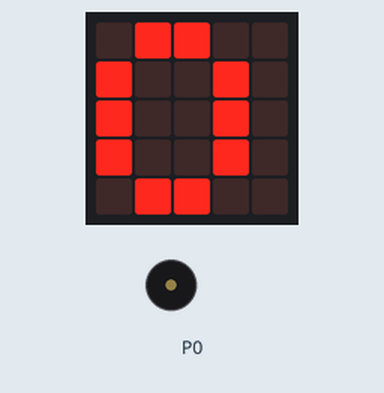
Bench run of a program on a simulated BBC micro:bit (MakeCode). On the bench: the board's 5×5 LED display, buzzer (waves = sounding). The 48×5 strip is a reading aid, not a part: it shows the text the display is scrolling, unrolled, one strip-width of it at a time.

Above: at 0.1 s.
At 15.1 s:
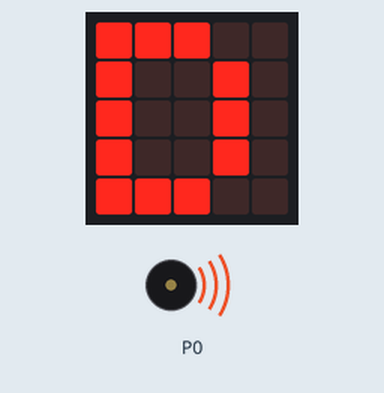
At 21.4 s:
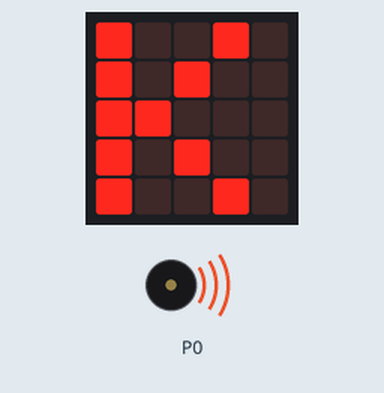
At 27.7 s:
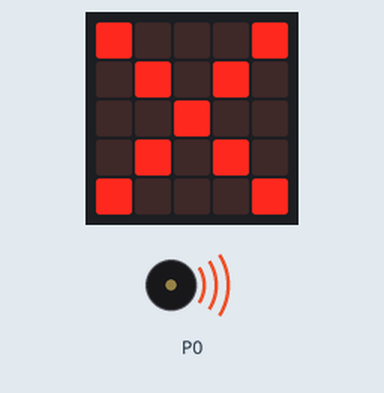
Timing chart, 0 to 40.0 s (numbered marks = the images above):
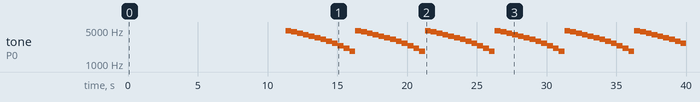

The program:

main.ts
```typescript
basic.forever(function () {
    basic.showNumber(0)
    basic.pause(100)
    basic.showNumber(1)
    basic.pause(100)
    basic.showNumber(2)
    basic.pause(100)
    basic.showNumber(3)
    basic.pause(100)
    basic.showNumber(4)
    basic.pause(100)
    basic.showNumber(5)
    basic.pause(100)
    basic.showNumber(6)
    basic.pause(100)
    basic.showNumber(7)
    basic.pause(100)
    basic.showNumber(8)
    basic.pause(100)
    basic.showNumber(9)
    basic.pause(100)
    basic.showNumber(10)
    basic.pause(100)
    music.play(music.createSoundExpression(WaveShape.Sine, 5000, 1681, 255, 255, 5000, SoundExpressionEffect.None, InterpolationCurve.Linear), music.PlaybackMode.LoopingInBackground)
    basic.showLeds(`
        . # # # .
        . . # . .
        # . # . .
        # # # . .
        . . . . .
        `)
    basic.pause(100)
    basic.showLeds(`
        . # # # .
        . . # . .
        . . # . .
        . . # . .
        . # # # .
        `)
    basic.pause(100)
    basic.showLeds(`
        . # . # .
        # . # . #
        # . . . #
        # . . . #
        # . . . #
        `)
    basic.pause(100)
    basic.showLeds(`
        # # # . .
        # # . . .
        # # # . .
        # . # . .
        # # # . .
        `)
    basic.pause(100)
    basic.showLeds(`
        # . . . #
        # # . . #
        # . # . #
        # . . # #
        # . . . #
        `)
    basic.pause(100)
    basic.showLeds(`
        . . # . .
        . # . # .
        # # # # #
        # . . . #
        # . . . #
        `)
    basic.pause(100)
    basic.showIcon(IconNames.No)
    basic.pause(100)
    basic.showLeds(`
        # # # . .
        # . . # .
        # . . # .
        # . . # .
        # # # . .
        `)
    basic.pause(500)
    basic.showLeds(`
        # # # . .
        # . . # .
        # . . # .
        # # # # .
        # . . . .
        `)
    basic.pause(500)
    basic.showLeds(`
        # . . # .
        # . . # .
        # . . # .
        # . . # .
        . # # . .
        `)
    basic.pause(500)
    basic.showLeds(`
        # # # # #
        . . # . .
        . . # . .
        . . # . .
        . . # . .
        `)
    basic.pause(500)
    basic.showLeds(`
        . # # # .
        # . . . #
        # . . . #
        # . . . #
        . # # # .
        `)
    basic.pause(500)
    basic.showLeds(`
        # # # . .
        # . . . .
        # # # . .
        # . . . .
        # # # . .
        `)
    basic.pause(500)
    basic.showLeds(`
        # . . . .
        # . . . .
        # . . . .
        # . . . .
        # # # # .
        `)
    basic.pause(500)
    basic.showLeds(`
        # . . # .
        # . # . .
        # # . . .
        # . # . .
        # . . # .
        `)
    basic.pause(500)
    basic.showLeds(`
        # # # # .
        # . . . .
        # # # . .
        # . . . .
        # # # # .
        `)
    basic.pause(500)
    basic.showLeds(`
        # . . . .
        # . . . .
        # . . . .
        # . . . .
        # # # # .
        `)
    basic.pause(500)
    basic.showLeds(`
        . # # # .
        # . . . #
        # . . . #
        # . . . #
        . # # # .
        `)
    basic.pause(500)
    basic.showLeds(`
        # . . . .
        # . . . .
        # . . . .
        # . . . .
        # # # # .
        `)
    basic.pause(500)
    basic.showLeds(`
        # # # # .
        # . . . .
        # # # . .
        # . . . .
        # # # # .
        `)
    basic.pause(500)
    basic.showLeds(`
        . . # . .
        . # . # .
        # # # # #
        # . . . #
        # . . . #
        `)
    basic.pause(500)
    basic.showIcon(IconNames.No)
    basic.pause(500)
    basic.showLeds(`
        # # # . .
        # . . # .
        # . . # .
        # . . # .
        # # # . .
        `)
})
```

test.ts
```typescript
// aquí va el archivo "tests"; esto no se compilará cuando este paquete se utilice como una extensión.
```

Measured:
- by itself, tone on P0: silent → 4861 Hz at 11.3 s, → 4585 Hz 0.42 s later, → 4308 Hz 0.42 s later, → 4031 Hz 0.42 s later, … (69 changes in this stretch)
- what the display in image 1 shows lasts 0.9 s, from 15.0 s to 15.9 s
